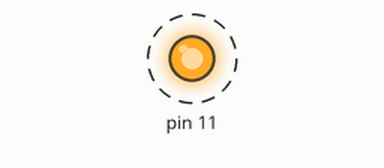
This program was run on a simulated Raspberry Pi (header pin numbers). On the bench: output pins drawn as LEDs (lit = HIGH). Dashed ring = blinking.

Above: at 0.4 s.
Timing chart, 0 to 3.7 s (numbered marks = the images above):
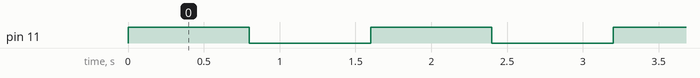

The program:

led_blink.py
```python
import RPi.GPIO as GPIO
import time

GPIO.setmode(GPIO.BOARD)
GPIO.setup(11, GPIO.OUT)

i = 0
try:
    while True:
        if i > 100:
            break
        GPIO.output(11, True)
        time.sleep(0.8)
        GPIO.output(11, False)
        time.sleep(0.8)
        i += 1
finally:
    GPIO.cleanup()
```

Measured:
- by itself, pin 11: alternates HIGH for 0.80 s and LOW for 0.80 s
